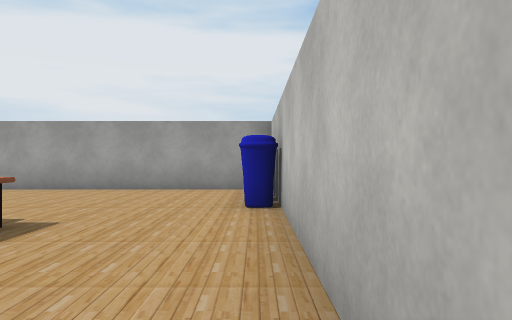
[1] (above)

17 first-person views from a walk through a 3-D level made in the Unity game engine. The camera is 1.3 m above the floor, looks level and sees 70° across. The floor is counted in squares, 2 m on a side. Each view is taken from the middle of a square. On the plan, view 1 faces up. The plan holds only what a view shows up to about 11 squares ahead; the rest is blank. The player is left out. Some animated figures are not drawn. Some surface patterns are stand-ins.

[2]
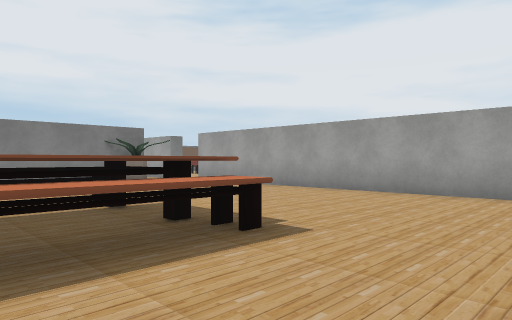

[3]
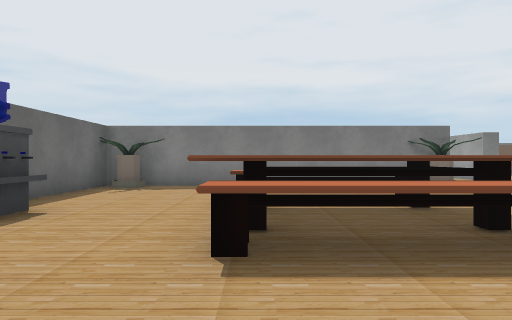

[4]
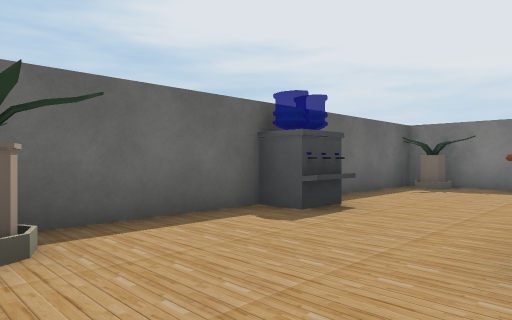

[5]
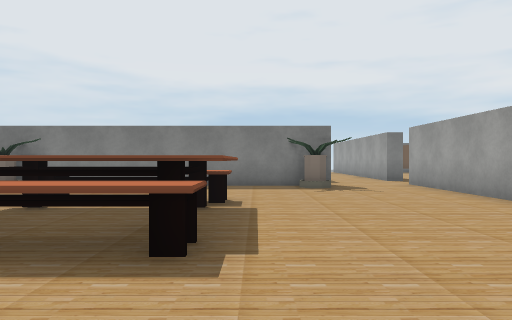

[6]
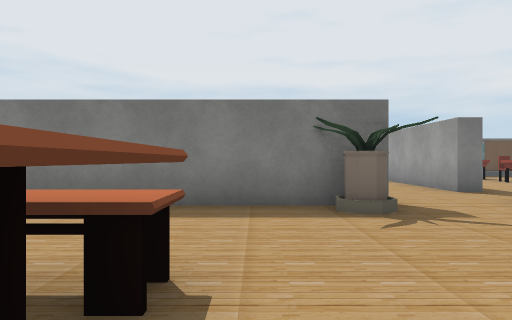

[7]
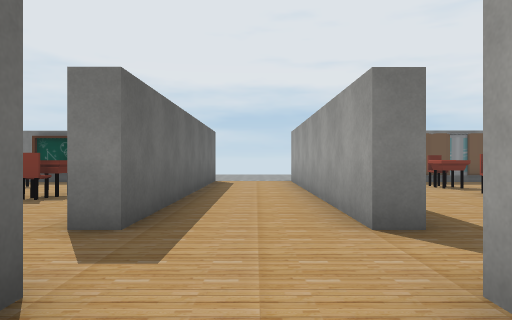

[8]
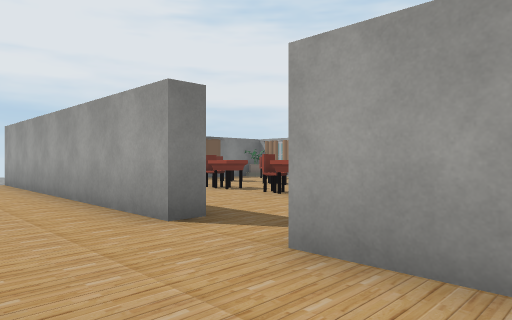

[9]
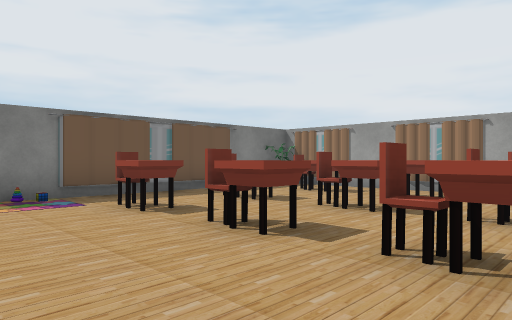

[10]
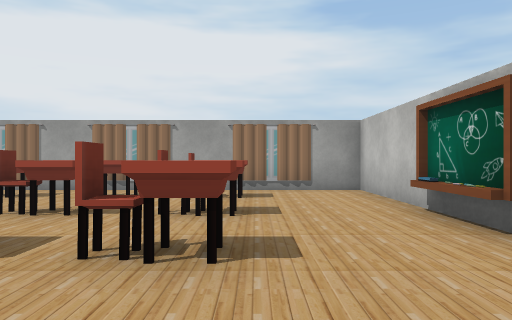

[11]
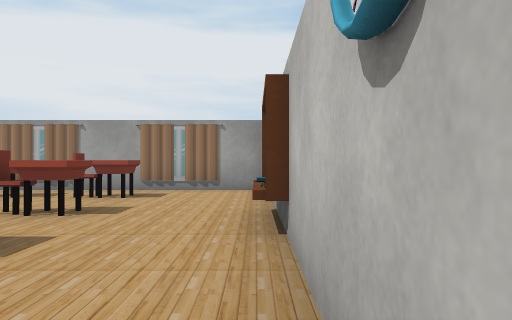

[12]
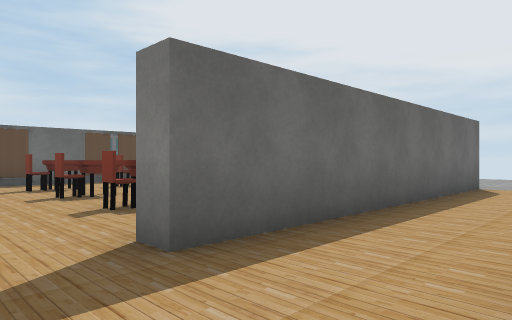

[13]
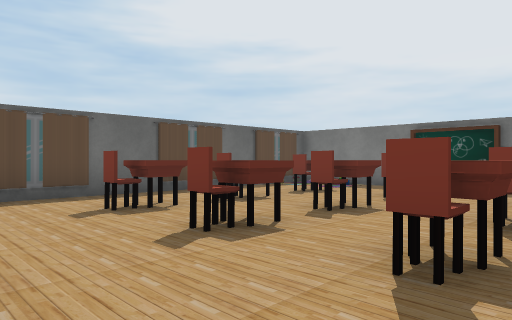

[14]
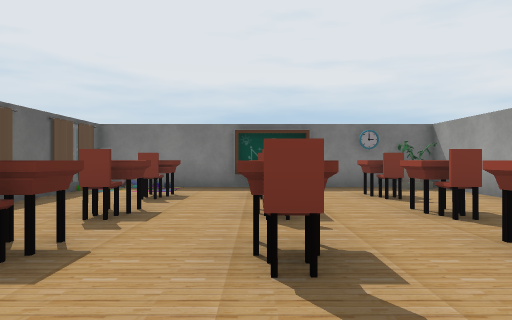

[15]
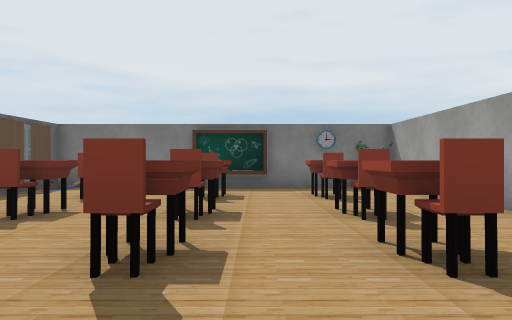

[16]
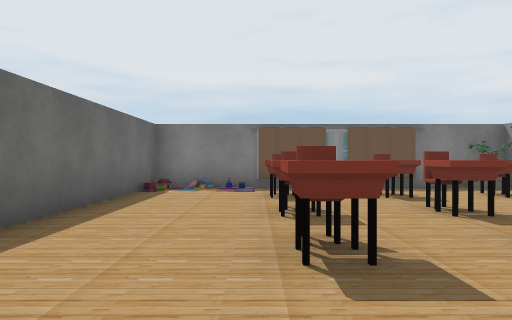

[17]
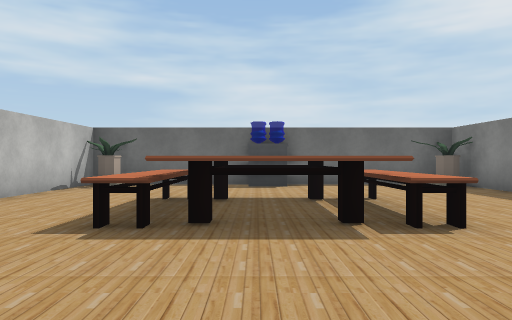

### Floor plan
Ten units are one square. View 1 is at (0, 0); x grows to the right and y downward. Boxes are objects, and circles mark ways between rooms. Rooms are numbered by the first view taken in them; rooms with no view inside come last. Other rooms are left out.
<svg viewBox="-197 -175 207 209">
<path fill="none" stroke="#000" d="M-92 -45 -92 28 3 28 3 -41M-2 -81 -98 -81M-114 -86 -114 -81 -192 -81M-184 -58 -114 -58 -114 -52M-139 -168 -153 -169M-145 -168 -153 -170M-138 -170 -143 -169M-144 -170 -153 -169M-96 -120 -100 -120 -100 -138M-186 -140 -187 -131M-186 -119 -187 -110M-187 -121 -187 -115M-110 -168 -116 -169M-188 -121 -186 -114M-109 -168 -125 -170M-188 -142 -186 -135M-110 -170 -119 -167M-108 -170 -122 -169 -125 -170M-188 -148 -186 -135M-97 -94 -97 -169 -187 -169 -187 -86 -134 -86M-100 -123 -99 -130M-143 26 -138 27M-145 26 -139 28M-125 26 -113 28M-126 28 -121 27 -118 28 -111 27M-125 28 -111 26M-125 29 -121 27 -117 28M-146 -53 -187 -53 -187 28 -111 28M-173 25 -167 28M-173 26 -153 28M-174 28 -168 27M-181 26 -175 28 -169 26 -166 27M-185 28 -180 27 -177 28M-185 -23 -185 -10"/>
<rect x="-95" y="15" width="10" height="10" fill="#bbb"><title>other object</title></rect>
<rect x="-95" y="-65" width="10" height="20" fill="#bbb"><title>other object</title></rect>
<rect x="-65" y="-35" width="20" height="30" fill="#bbb"><title>other object</title></rect>
<rect x="-45" y="15" width="10" height="10" fill="#bbb"><title>other object</title></rect>
<rect x="-45" y="-35" width="10" height="30" fill="#bbb"><title>other object</title></rect>
<rect x="-35" y="-35" width="10" height="30" fill="#bbb"><title>other object</title></rect>
<rect x="-5" y="15" width="10" height="10" fill="#bbb"><title>other object</title></rect>
<rect x="-5" y="-75" width="10" height="30" fill="#bbb"><title>other object</title></rect>
<rect x="-185" y="-165" width="10" height="10" fill="#bbb"><title>other object</title></rect>
<rect x="-175" y="-115" width="10" height="10" fill="#bbb"><title>other object</title></rect>
<rect x="-175" y="-135" width="10" height="10" fill="#bbb"><title>other object</title></rect>
<rect x="-175" y="-165" width="10" height="10" fill="#bbb"><title>other object</title></rect>
<rect x="-155" y="-125" width="20" height="10" fill="#bbb"><title>other object</title></rect>
<rect x="-155" y="-145" width="20" height="20" fill="#bbb"><title>other object</title></rect>
<rect x="-155" y="-165" width="20" height="10" fill="#bbb"><title>other object</title></rect>
<rect x="-135" y="-125" width="20" height="10" fill="#bbb"><title>other object</title></rect>
<rect x="-135" y="-135" width="20" height="10" fill="#bbb"><title>other object</title></rect>
<rect x="-135" y="-155" width="20" height="10" fill="#bbb"><title>other object</title></rect>
<rect x="-185" y="-55" width="10" height="10" fill="#bbb"><title>other object</title></rect>
<rect x="-175" y="5" width="20" height="10" fill="#bbb"><title>other object</title></rect>
<rect x="-175" y="-15" width="20" height="10" fill="#bbb"><title>other object</title></rect>
<rect x="-175" y="-35" width="20" height="10" fill="#bbb"><title>other object</title></rect>
<rect x="-155" y="5" width="20" height="10" fill="#bbb"><title>other object</title></rect>
<rect x="-155" y="-15" width="20" height="10" fill="#bbb"><title>other object</title></rect>
<rect x="-155" y="-35" width="20" height="10" fill="#bbb"><title>other object</title></rect>
<rect x="-135" y="5" width="20" height="10" fill="#bbb"><title>other object</title></rect>
<rect x="-135" y="-15" width="20" height="10" fill="#bbb"><title>other object</title></rect>
<rect x="-135" y="-35" width="20" height="10" fill="#bbb"><title>other object</title></rect>
<circle cx="-105" cy="-80" r="3" fill="#2a7"/>
<circle cx="-110" cy="-50" r="3" fill="#2a7"/>
<text x="-50" y="-30">1</text>
<text x="-140" y="-130">2</text>
<text x="-140" y="-10">3</text>
</svg>
Room 1 opens to room 2. Room 1 opens to room 3.

Where each view was taken, in squares from view 1:
view 1: 0 up, 0 right, facing up
view 2: 1 up, 0 right, facing up-left
view 3: 1 up, 0 right, facing left
view 4: 1 up, 0 right, facing down-left
view 5: 4 up, 0 right, facing left
view 6: 4 up, 4 left, facing left
view 7: 7 up, 8 left, facing left
view 8: 6 up, 8 left, facing up-left
view 9: 9 up, 12 left, facing up-left
view 10: 9 up, 12 left, facing up
view 11: 9 up, 10 left, facing up
view 12: 8 up, 10 left, facing down-left
view 13: 4 up, 10 left, facing down-left
view 14: 1 up, 10 left, facing left
view 15: 2 up, 10 left, facing left
view 16: 11 up, 10 left, facing left
view 17: 7 up, 4 left, facing down
